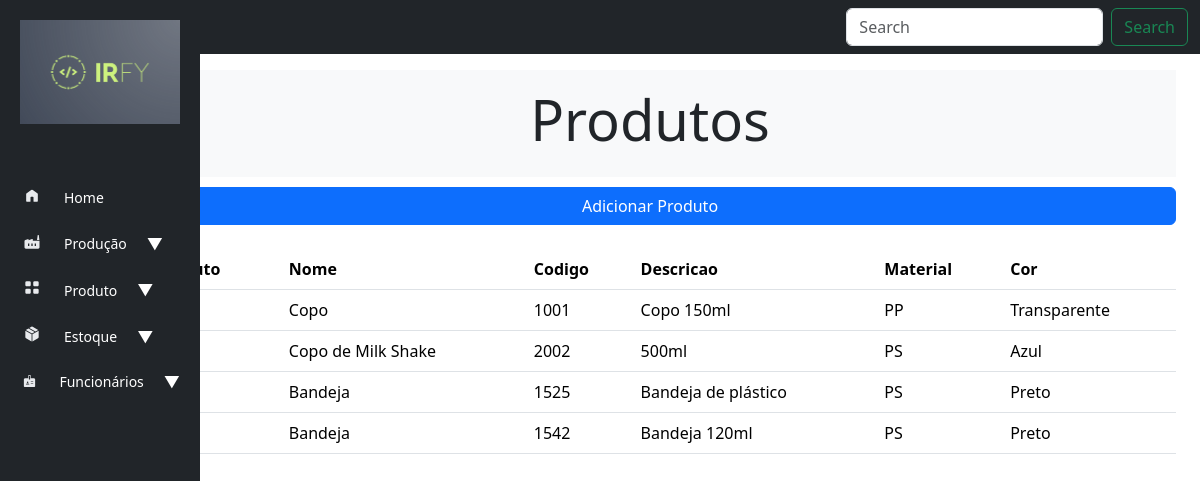
The page /cadastro/list_produtos/ on the database as committed earlier.
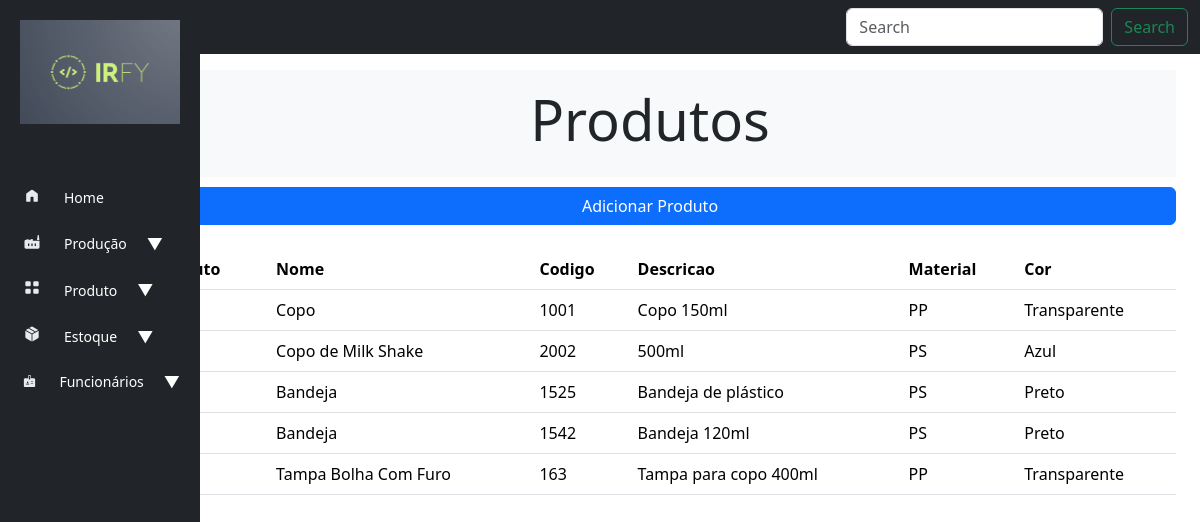
The same page on the database as committed later.
### cadastro/models.py (models this page shows, shortened)
class Produto(models.Model):
    nome = models.CharField(max_length=255)
    codigo = models.CharField(max_length=50, unique=True)
    descricao = models.TextField(blank=True)
    material = models.CharField(max_length=100)
    peso = models.DecimalField(max_digits=10, decimal_places=2)
    volume = models.DecimalField(max_digits=10, decimal_places=2)
    cor = models.CharField(max_length=50)

### cadastro/views.py (the view)
# urls.py: path('list_produtos/', views.list_produtos, name='list_produtos'),
def list_produtos(request):
    list_produtos = Produto.objects.all()
    context = {'list_produtos': list_produtos}
    return render(request, 'produto/list_produtos.html', context)

### cadastro/templates/produto/list_produtos.html (shortened to what this page needs)
{% extends "base.html" %}
{% block header %}
    <div class="py-3 bg-light text-center">
        <h2 class="display-4">Produtos</h2>
    </div>
{% endblock header %}
{% block content %}
{% block buttons %}
  <div class="d-grid gap-2" style="margin-top: 10px;">
      <a class="btn btn-primary" href="{% url 'novo_produto'%}" role="button">Adicionar Produto</a>
  </div>
{% endblock buttons %}
    <table class="table table-hover">
        <thead >
          <tr>
            <th scope="col">N° Produto</th>
            <th scope="col">Nome</th>
            <th scope="col">Codigo</th>
            <th scope="col">Descricao</th>
            <th scope="col">Material</th>
            <th scope="col">Cor</th>
          </tr>
        </thead>
        <tbody class="table table-hover">
        {% for produto in list_produtos %}
          <tr style="cursor: pointer;" onclick="window.location.href='{% url 'produto' produto.id  %}'">
            <th scope="row">#00{{ produto.id }}</th>
            <td>{{ produto.nome }}</td>
            <td>{{ produto.codigo }}</td>
            <td>{{ produto.descricao }}</td>
            <td>{{ produto.material }}</td>
            <td>{{ produto.cor }}</td>
          </tr>
        {% empty %}
          Não produtos cadastrados
        {% endfor %}
        </tbody>
      </table>
{% endblock content %}

Rows that differ between the two databases and show on the page:
added Produto: nome "Tampa Bolha Com Furo", codigo "163", descricao "Tampa para copo 400ml", material "PP", cor "Transparente"
